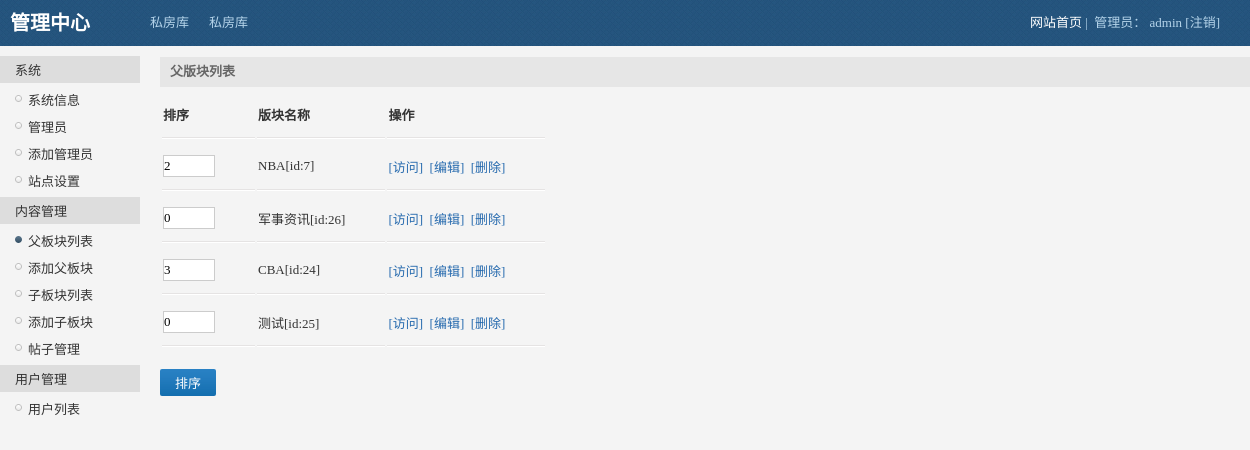
/sfkbbs/admin/father_module.php, run on the app's committed database.
### tables this page shows
CREATE TABLE IF NOT EXISTS `sfk_father_module` (
  `id` int(10) unsigned NOT NULL AUTO_INCREMENT,
  `module_name` varchar(66) NOT NULL,
  `sort` int(11) DEFAULT '0',
  PRIMARY KEY (`id`)
);

### sfkbbs/inc/mysql.inc.php (called while the page is built, shortened)
<?php
function execute($link,$query){
	$result=mysqli_query($link,$query);
	return $result;
}
?>

### sfkbbs/admin/father_module.php (the view, shortened to what this page needs)
<?php
include_once '../inc/mysql.inc.php';
$link=connect();
?>
<?php include 'inc/header.inc.php'?>
<div id="main">
	<div class="title">父版块列表</div>
	<form method="post">
	<table class="list">
		<tr>
			<th>排序</th>
			<th>版块名称</th>
			<th>操作</th>
		</tr>
		<?php
		$query="select * from sfk_father_module";
		$result=execute($link,$query);
		while ($data=mysqli_fetch_assoc($result)){
			$url=urlencode("father_module_delete.php?id={$data['id']}");
			$return_url=urlencode($_SERVER['REQUEST_URI']);
			$message="你真的要删除父版块 {$data['module_name']} 吗？";
			$delete_url="confirm.php?url={$url}&return_url={$return_url}&message={$message}";
$html=<<<A
			<tr>
				<td><input class="sort" type="text" name="sort[{$data['id']}]" value="{$data['sort']}" /></td>
				<td>{$data['module_name']}[id:{$data['id']}]</td>
				<td><a href="#">[访问]</a>&nbsp;&nbsp;<a href="father_module_update.php?id={$data['id']}">[编辑]</a>&nbsp;&nbsp;<a href="$delete_url">[删除]</a></td>
			</tr>
A;
			echo $html;
		}
		?>
	</table>
	<input style="margin-top:20px;cursor:pointer;" class="btn" type="submit" name="submit" value="排序" />
	</form>
</div>
<?php include 'inc/footer.inc.php'?>

### sfkbbs/admin/style/public.css (style rules this page uses)
body { overflow-x:hidden; }
body,div,ul,ol,li,dl,dt,dd,h1,h2,h3,h4,h5,h6,form,input,textarea,p { margin:0px; padding:0px; font-size:13px; font-family:Tahoma; }
a { text-decoration:none; }
body { background:#f4f4f4; color:#333; }
#main { width:90%; margin:57px 0 0 160px; }
#main .title { width:100%; height:30px; line-height:30px; text-indent:10px; background:#e6e6e6; color:#666; font-weight:bold; }
#main a { color:#266aae; }
input { border:1px solid #ccc; }
input.sort { width:50px; height:20px; }
input.btn { border-radius:2px; color: #fff; font-family: inherit; padding:4px 15px; text-align: center; background:url(btn.png) 0 -120px #1b75b6; border:0px; }
table.list tr { height:50px; background:url(hr.png) 0px bottom repeat-x; }
table.list tr th { padding-right:40px; text-align:left; }
table.list tr td { padding-right:40px; text-align:left; }

### data on the page
sfk_father_module: sort "2", module_name "NBA", id "7"
sfk_father_module: sort "0", module_name "军事资讯", id "26"
sfk_father_module: sort "3", module_name "CBA", id "24"
sfk_father_module: sort "0", module_name "测试", id "25"
